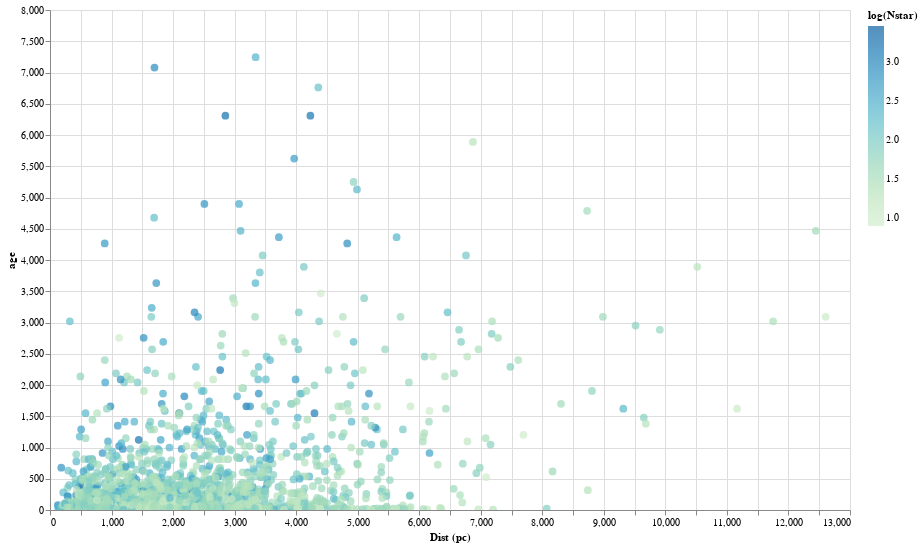

The code cell stored with this chart in its notebook:
### Code cell
source = sum_df

alt.Chart(source).mark_circle(size=60).properties(
    width=800,
    height=500
).encode(
    x='Dist (pc)',
    y='age',
    color=alt.Color('log(Nstar)', scale=alt.Scale(scheme='greenblue')),
    tooltip=['Cluster', 'age', 'Nstar', 'Radius (arcsec)']
).interactive()

### Figure 1 — Vega-Lite specification as saved in the notebook (floating-point values rounded to 4 significant figures; data arrays with more than 128 entries replaced by an {"elided": "..."} marker saying what was removed)
{"config": {"view": {"continuousWidth": 400, "continuousHeight": 300}}, "data": {"name": "data-327949420586c232574c1c4241fd18c4"}, "mark": {"type": "circle", "size": 60}, "encoding": {"color": {"type": "quantitative", "field": "log(Nstar)", "scale": {"scheme": "greenblue"}}, "tooltip": [{"type": "nominal", "field": "Cluster"}, {"type": "quantitative", "field": "age"}, {"type": "quantitative", "field": "Nstar"}, {"type": "quantitative", "field": "Radius (arcsec)"}], "x": {"type": "quantitative", "field": "Dist (pc)"}, "y": {"type": "quantitative", "field": "age"}}, "height": 500, "selection": {"selector061": {"type": "interval", "bind": "scales", "encodings": ["x", "y"]}}, "width": 800, "$schema": "https://vega.github.io/schema/vega-lite/v4.8.1.json", "datasets": {"data-327949420586c232574c1c4241fd18c4": {"elided": "1803 records"}}}
